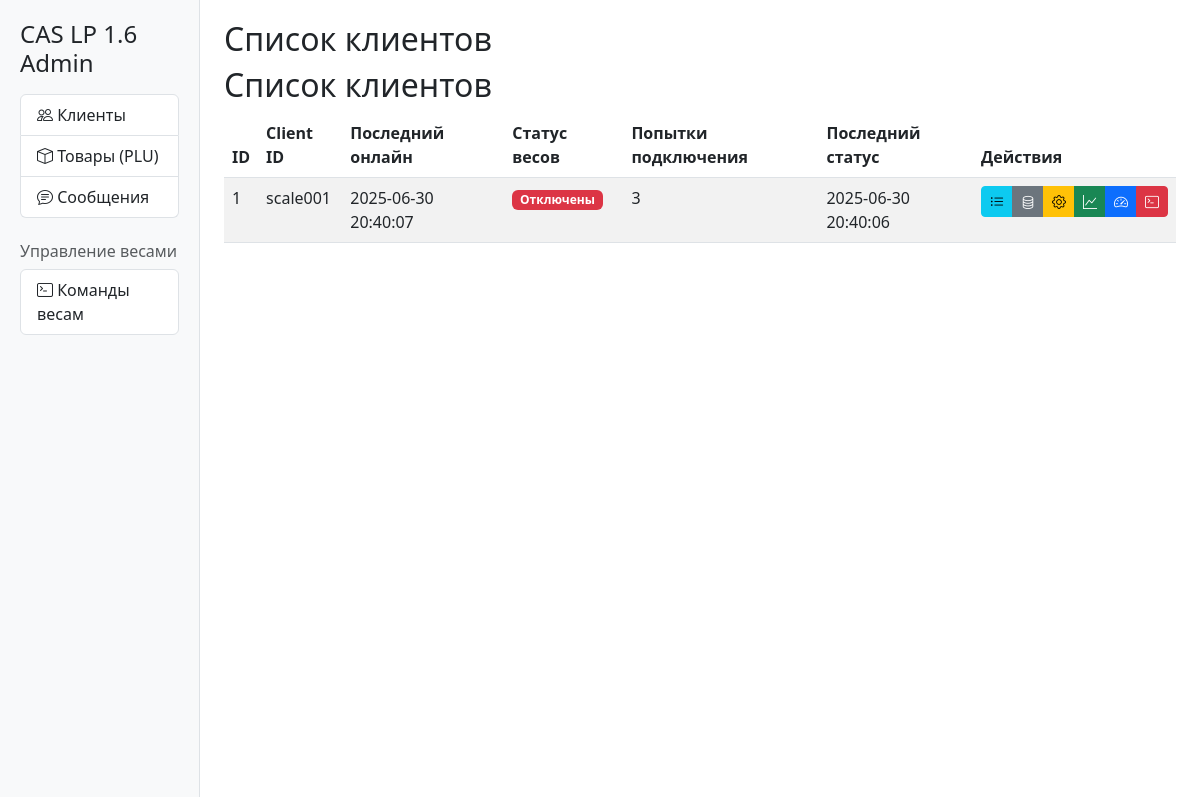
Before: / with the older database file.
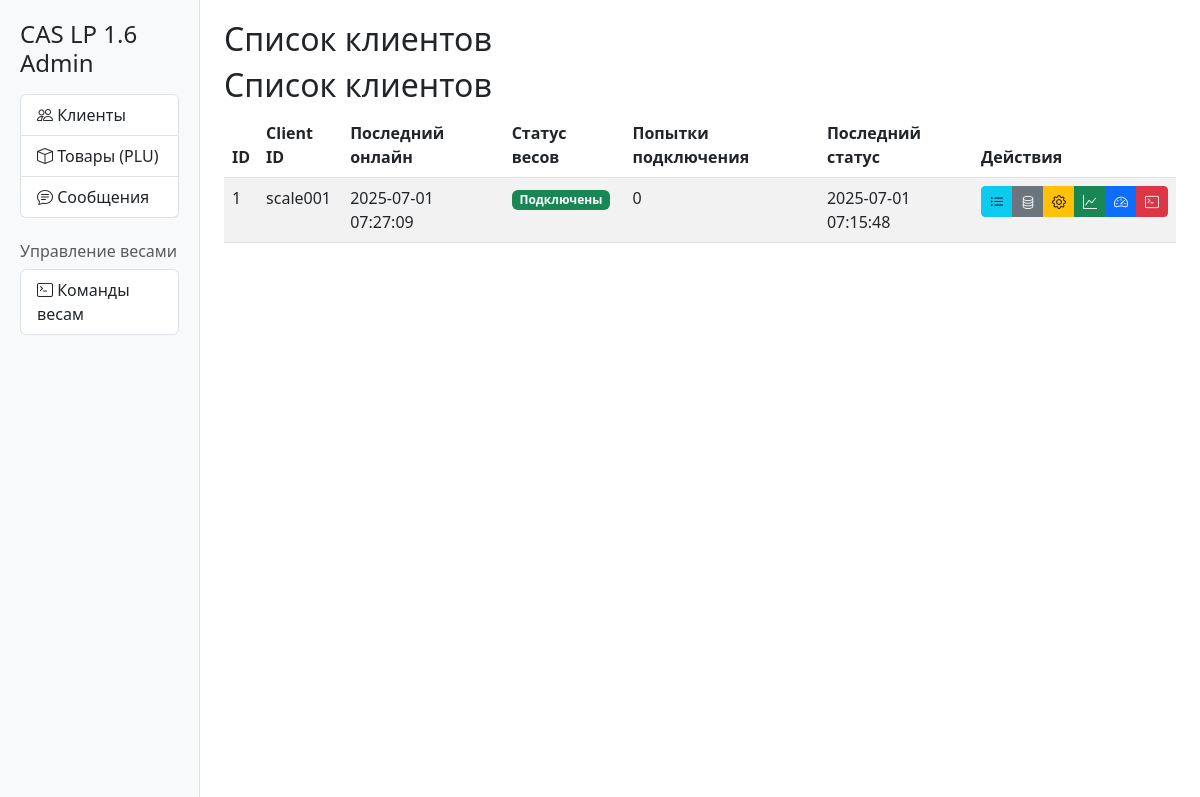
After: the same page with the newer database file.
### server.py (models this page shows)
class Client(db.Model):
    id = db.Column(db.Integer, primary_key=True)
    client_id = db.Column(db.String(64), unique=True, nullable=False)
    last_seen = db.Column(db.DateTime, default=datetime.utcnow)

### server.py (the view)
@app.route('/')
def index():
    clients = Client.query.all()
    for client in clients:
        latest_status = ClientData.query.filter_by(
            client_id=client.client_id,
            data_type='scales_status'
        ).order_by(ClientData.created_at.desc()).first()
        if latest_status:
            try:
                status_data = json.loads(latest_status.data)
                client.scales_connected = status_data.get('scales_connected', False)
                client.connection_attempts = status_data.get('connection_attempts', 0)
                client.last_status_time = latest_status.created_at
            except:
                client.scales_connected = False
                client.connection_attempts = 0
        else:
            client.scales_connected = False
            client.connection_attempts = 0
    return render_template('index.html', clients=clients)

### templates/index.html (shortened to what this page needs)
{% extends "base.html" %}
{% block header %}Список клиентов{% endblock %}
{% block content %}
    <h2>Список клиентов</h2>
    <table class="table table-striped">
        <thead>
            <tr>
                <th>ID</th>
                <th>Client ID</th>
                <th>Последний онлайн</th>
                <th>Статус весов</th>
                <th>Попытки подключения</th>
                <th>Последний статус</th>
                <th>Действия</th>
            </tr>
        </thead>
        <tbody>
            {% for client in clients %}
            <tr>
                <td>{{ client.id }}</td>
                <td>{{ client.client_id }}</td>
                <td>{{ client.last_seen.strftime('%Y-%m-%d %H:%M:%S') if client.last_seen else 'Неизвестно' }}</td>
                <td>
                    {% if client.scales_connected %}
                        <span class="badge bg-success">Подключены</span>
                    {% else %}
                        <span class="badge bg-danger">Отключены</span>
                    {% endif %}
                </td>
                <td>{{ client.connection_attempts }}</td>
                <td>{{ client.last_status_time.strftime('%Y-%m-%d %H:%M:%S') if client.last_status_time else 'Нет данных' }}</td>
                <td>
                    <div class="btn-group" role="group">
                        <a href="{{ url_for('commands', client_id=client.client_id) }}" class="btn btn-sm btn-info" title="Команды">
                            <i class="bi bi-list-ul"></i>
                        </a>
                        <a href="{{ url_for('data', client_id=client.client_id) }}" class="btn btn-sm btn-secondary" title="Данные">
                            <i class="bi bi-database"></i>
                        </a>
                        <a href="{{ url_for('settings_view', client_id=client.client_id) }}" class="btn btn-sm btn-warning" title="Настройки">
                            <i class="bi bi-gear"></i>
                        </a>
                        <a href="{{ url_for('sales_view', client_id=client.client_id) }}" class="btn btn-sm btn-success" title="Продажи">
                            <i class="bi bi-graph-up"></i>
                        </a>
                        <a href="{{ url_for('status_view', client_id=client.client_id) }}" class="btn btn-sm btn-primary" title="Статус весов">
                            <i class="bi bi-speedometer2"></i>
                        </a>
                        <a href="{{ url_for('send_scale_command', client_id=client.client_id) }}" class="btn btn-sm btn-danger" title="Команды весам">
                            <i class="bi bi-terminal"></i>
                        </a>
                    </div>
                </td>
            </tr>
            {% endfor %}
        </tbody>
    </table>
{% endblock %}

Changed rows visible on the page:
changed Client "scale001": last_seen "2025-06-30 20:40:07" → "2025-07-01 07:27:09"; connection_attempts "3" → "0"; last_status_time "2025-06-30 20:40:06" → "2025-07-01 07:15:48"; text "Отключены" → "Подключены"
